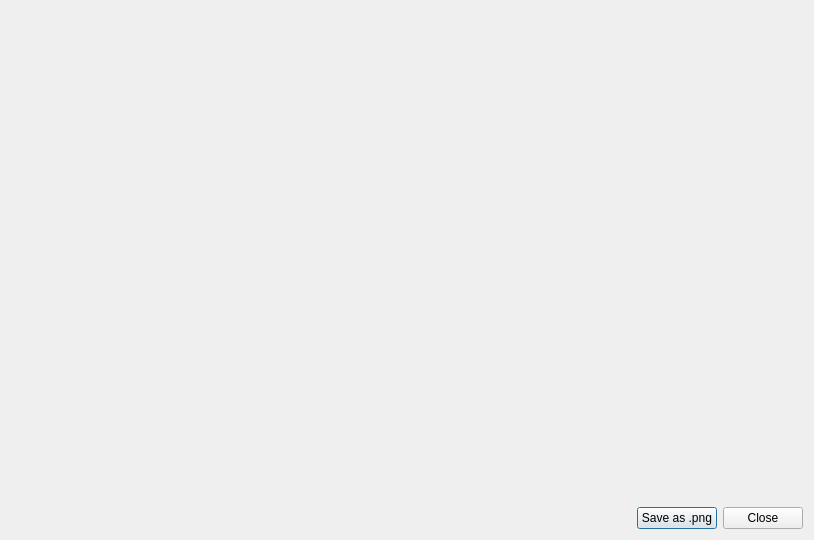
<?xml version="1.0" encoding="UTF-8"?>
<ui version="4.0">
 <class>DisplayCorrelationWidget</class>
 <widget class="QDialog" name="DisplayCorrelationWidget">
  <property name="geometry">
   <rect>
    <x>0</x>
    <y>0</y>
    <width>814</width>
    <height>540</height>
   </rect>
  </property>
  <property name="windowTitle">
   <string>Dialog</string>
  </property>
  <layout class="QVBoxLayout" name="verticalLayout">
   <item>
    <widget class="QLabel" name="container">
     <property name="text">
      <string/>
     </property>
    </widget>
   </item>
   <item>
    <layout class="QHBoxLayout" name="horizontalLayout">
     <item>
      <widget class="QLabel" name="statusBar">
       <property name="sizePolicy">
        <sizepolicy hsizetype="Preferred" vsizetype="Maximum">
         <horstretch>0</horstretch>
         <verstretch>0</verstretch>
        </sizepolicy>
       </property>
       <property name="text">
        <string/>
       </property>
      </widget>
     </item>
     <item>
      <spacer name="horizontalSpacer">
       <property name="orientation">
        <enum>Qt::Horizontal</enum>
       </property>
       <property name="sizeHint" stdset="0">
        <size>
         <width>40</width>
         <height>20</height>
        </size>
       </property>
      </spacer>
     </item>
     <item>
      <widget class="QPushButton" name="saveButton">
       <property name="text">
        <string>Save as .png</string>
       </property>
      </widget>
     </item>
     <item>
      <widget class="QPushButton" name="closeButton">
       <property name="text">
        <string>Close</string>
       </property>
      </widget>
     </item>
    </layout>
   </item>
  </layout>
 </widget>
 <resources/>
 <connections>
  <connection>
   <sender>closeButton</sender>
   <signal>clicked()</signal>
   <receiver>DisplayCorrelationWidget</receiver>
   <slot>close()</slot>
   <hints>
    <hint type="sourcelabel">
     <x>788</x>
     <y>398</y>
    </hint>
    <hint type="destinationlabel">
     <x>837</x>
     <y>153</y>
    </hint>
   </hints>
  </connection>
 </connections>
</ui>
